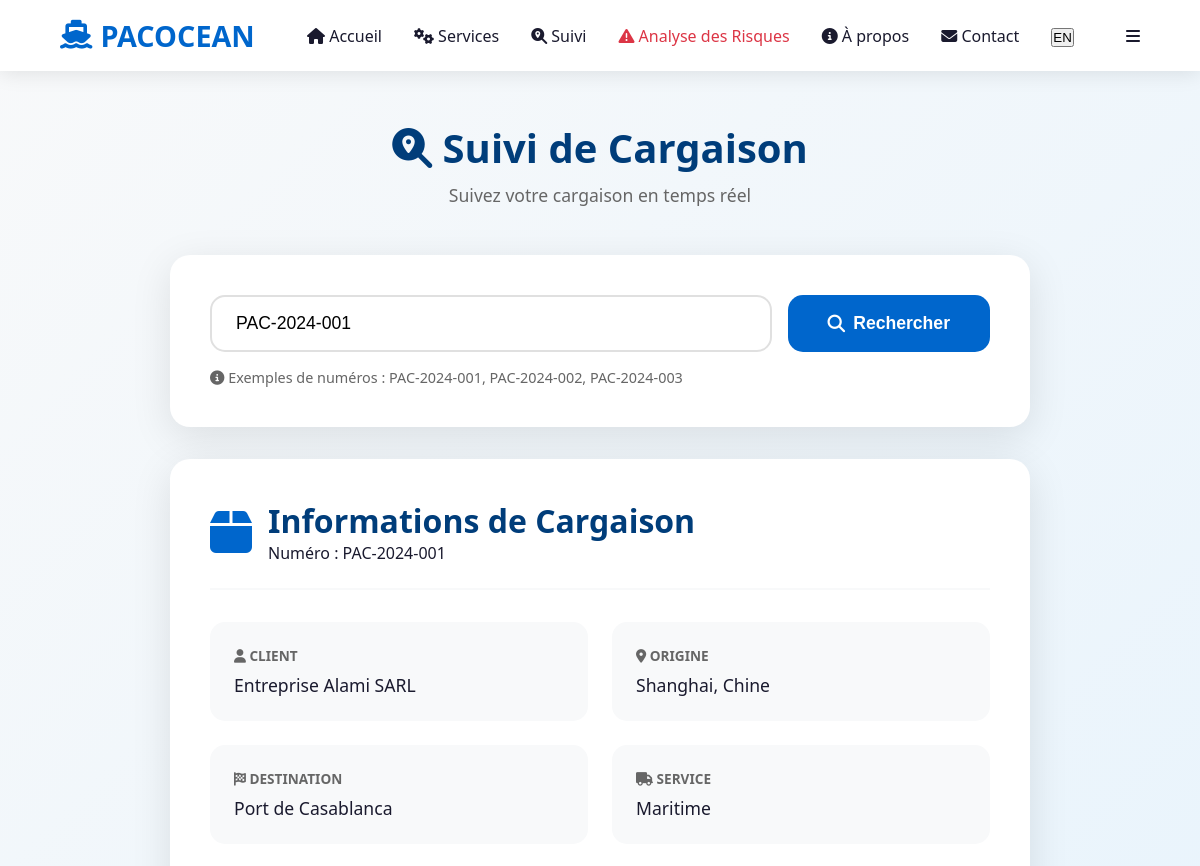
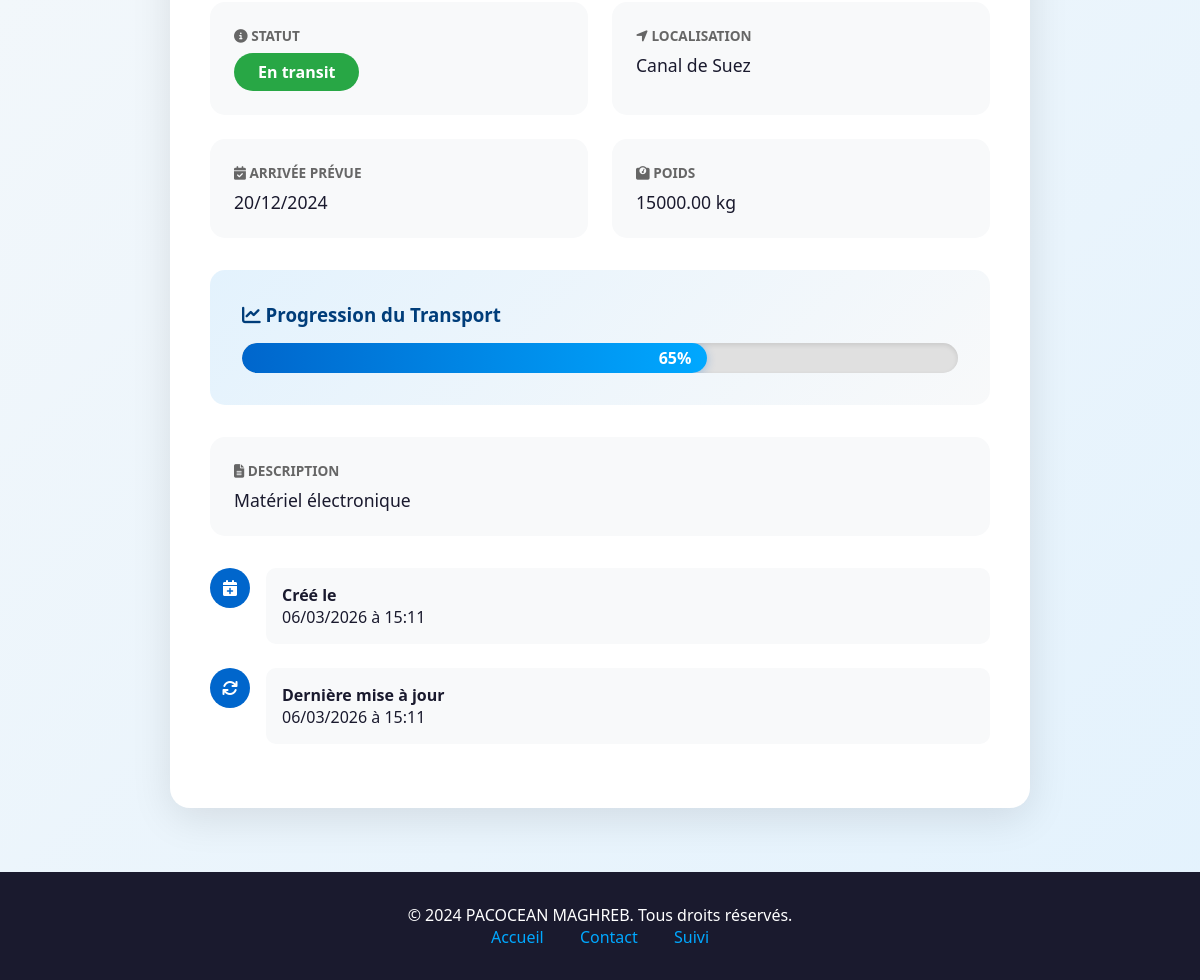
The app's page /tracking.php?numero=PAC-2024-001 with its own data (2 pictures, top to bottom).
### tables this page shows
CREATE TABLE tracking (
    id INT AUTO_INCREMENT PRIMARY KEY,
    numero_suivi VARCHAR(50) NOT NULL,
    nom_client VARCHAR(100) NOT NULL,
    email_client VARCHAR(100) NOT NULL,
    origine VARCHAR(100) NOT NULL,
    destination VARCHAR(100) NOT NULL,
    type_service VARCHAR(50) NOT NULL,
    statut VARCHAR(50) NOT NULL,
    localisation_actuelle VARCHAR(100) NOT NULL,
    date_eta DATE,
    progression INT DEFAULT 0,
    description TEXT,
    poids DECIMAL(10,2),
    valeur DECIMAL(15,2),
    date_creation TIMESTAMP DEFAULT CURRENT_TIMESTAMP,
    date_modification TIMESTAMP DEFAULT CURRENT_TIMESTAMP ON UPDATE CURRENT_TIMESTAMP
);

### tracking.php (the view, shortened to what this page needs)
<?php
$serveur = "localhost";
$utilisateur = "root";
$motdepasse = "";
$basededonnees = "pacocean_db";
$connexion = mysqli_connect($serveur, $utilisateur, $motdepasse, $basededonnees);
$resultat = null;
if (isset($_GET['numero']) && !empty($_GET['numero'])) {
    $numero_suivi = mysqli_real_escape_string($connexion, $_GET['numero']);
    $sql = "SELECT * FROM tracking WHERE numero_suivi = '$numero_suivi'";
    $query = mysqli_query($connexion, $sql);
    if (mysqli_num_rows($query) > 0) {
        $resultat = mysqli_fetch_assoc($query);
    } else {
        $erreur = "Numéro de suivi non trouvé !";
    }
}
?>
<!DOCTYPE html>
<html lang="fr">
<head>
    <link rel="stylesheet" href="https://cdnjs.cloudflare.com/ajax/libs/font-awesome/6.4.0/css/all.min.css">
</head>
<body>
    <nav id="navbar">
    <div class="logo">
        <i class="fas fa-ship"></i>
        <span>PACOCEAN</span>
    </div>
    <ul class="nav-links" id="navLinks">
        <li><a href="#home" data-fr="Accueil" data-en="Home"><i class="fas fa-home"></i> Accueil</a></li>
        <li><a href="#services" data-fr="Services" data-en="Services"><i class="fas fa-cogs"></i> Services</a></li>
        <li><a href="tracking.php" data-fr="Suivi" data-en="Tracking"><i class="fas fa-search-location"></i> Suivi</a></li>
        <li><a href="risk_analysis.php" data-fr="Analyse des Risques" data-en="Risk Analysis" style="color: #dc3545;"><i class="fas fa-exclamation-triangle"></i> Analyse des Risques</a></li>
        <li><a href="#about" data-fr="À propos" data-en="About"><i class="fas fa-info-circle"></i> À propos</a></li>
        <li><a href="contact.php" data-fr="Contact" data-en="Contact"><i class="fas fa-envelope"></i> Contact</a></li>
        <li><button class="lang-switch" onclick="toggleLanguage()">EN</button></li>
    </ul>
    <div class="mobile-menu" onclick="toggleMenu()">
        <i class="fas fa-bars"></i>
    </div>
</nav>
    <div class="container">
        <div class="page-header">
            <h1><i class="fas fa-search-location"></i> Suivi de Cargaison</h1>
            <p>Suivez votre cargaison en temps réel</p>
        </div>
        <div class="search-card">
            <form method="GET" class="search-form">
                <input
                    type="text"
                    name="numero"
                    placeholder="Entrez votre numéro de suivi (ex: PAC-2024-001)"
                    value="<?php echo isset($_GET['numero']) ? htmlspecialchars($_GET['numero']) : ''; ?>"
                    required
                >
                <button type="submit">
                    <i class="fas fa-search"></i>
                    <span>Rechercher</span>
                </button>
            </form>
            <div class="examples">
                <i class="fas fa-info-circle"></i>
                Exemples de numéros : PAC-2024-001, PAC-2024-002, PAC-2024-003
            </div>
        </div>
        <?php if ($resultat): ?>
            <div class="result-card">
                <div class="result-header">
                    <i class="fas fa-box"></i>
                    <div>
                        <h2>Informations de Cargaison</h2>
                        <p>Numéro : <?php echo htmlspecialchars($resultat['numero_suivi']); ?></p>
                    </div>
                </div>
                <div class="info-grid">
                    <div class="info-item">
                        <label><i class="fas fa-user"></i> Client</label>
                        <div class="value"><?php echo htmlspecialchars($resultat['nom_client']); ?></div>
                    </div>
                    <div class="info-item">
                        <label><i class="fas fa-map-marker-alt"></i> Origine</label>
                        <div class="value"><?php echo htmlspecialchars($resultat['origine']); ?></div>
                    </div>
                    <div class="info-item">
                        <label><i class="fas fa-flag-checkered"></i> Destination</label>
                        <div class="value"><?php echo htmlspecialchars($resultat['destination']); ?></div>
                    </div>
                    <div class="info-item">
                        <label><i class="fas fa-truck"></i> Service</label>
                        <div class="value"><?php echo htmlspecialchars($resultat['type_service']); ?></div>
                    </div>
                    <div class="info-item">
                        <label><i class="fas fa-info-circle"></i> Statut</label>
                        <div class="value">
                            <span class="status-badge"><?php echo htmlspecialchars($resultat['statut']); ?></span>
                        </div>
                    </div>
                    <div class="info-item">
                        <label><i class="fas fa-location-arrow"></i> Localisation</label>
                        <div class="value"><?php echo htmlspecialchars($resultat['localisation_actuelle']); ?></div>
                    </div>
                    <?php if ($resultat['date_eta']): ?>
                    <div class="info-item">
                        <label><i class="fas fa-calendar-check"></i> Arrivée Prévue</label>
                        <div class="value"><?php echo date('d/m/Y', strtotime($resultat['date_eta'])); ?></div>
                    </div>
                    <?php endif; ?>
                    <?php if ($resultat['poids']): ?>
                    <div class="info-item">
                        <label><i class="fas fa-weight"></i> Poids</label>
                        <div class="value"><?php echo htmlspecialchars($resultat['poids']); ?> kg</div>
                    </div>
                    <?php endif; ?>
                </div>
                <div class="progress-section">
                    <h3><i class="fas fa-chart-line"></i> Progression du Transport</h3>
                    <div class="progress-bar">
                        <div class="progress-fill" style="width: <?php echo $resultat['progression']; ?>%">
                            <?php echo $resultat['progression']; ?>%
                        </div>
                    </div>
                </div>
                <?php if ($resultat['description']): ?>
                <div class="info-item" style="grid-column: 1 / -1;">
                    <label><i class="fas fa-file-alt"></i> Description</label>
                    <div class="value"><?php echo nl2br(htmlspecialchars($resultat['description'])); ?></div>
                </div>
                <?php endif; ?>
                <div class="timeline">
                    <div class="timeline-item">
                        <div class="timeline-icon"><i class="fas fa-calendar-plus"></i></div>
                        <div class="timeline-content">
                            <strong>Créé le</strong><br>
                            <?php echo date('d/m/Y à H:i', strtotime($resultat['date_creation'])); ?>
                        </div>
                    </div>
                    <div class="timeline-item">
                        <div class="timeline-icon"><i class="fas fa-sync"></i></div>
                        <div class="timeline-content">
                            <strong>Dernière mise à jour</strong><br>
                            <?php echo date('d/m/Y à H:i', strtotime($resultat['date_modification'])); ?>
                        </div>
                    </div>
                </div>
            </div>
        <?php endif; ?>
    </div>
    <footer>
        <p>&copy; 2024 PACOCEAN MAGHREB. Tous droits réservés.</p>
        <div>
            <a href="index.php">Accueil</a>
            <a href="contact.php">Contact</a>
            <a href="tracking.php">Suivi</a>
        </div>
    </footer>
</body>
</html>

### tracking.php (style rules this page uses)
* { margin: 0; padding: 0; box-sizing: border-box; }
:root { --primary: #0066cc; --secondary: #003d7a; --accent: #00a8ff; --dark: #1a1a2e; --light: #f8f9fa; --white: #ffffff; --success: #28a745; --danger: #dc3545; }
body { font-family: 'Segoe UI', Tahoma, Geneva, Verdana, sans-serif; background: linear-gradient(135deg, var(--light) 0%, #e3f2fd 100%); color: var(--dark); min-height: 100vh; }
nav { position: fixed; top: 0; width: 100%; background: rgba(255, 255, 255, 0.95); backdrop-filter: blur(10px); padding: 1rem 5%; display: flex; justify-content: space-between; align-items: center; z-index: 1000; box-shadow: 0 2px 20px rgba(0,0,0,0.1); }
.logo { font-size: 1.8rem; font-weight: bold; color: var(--primary); display: flex; align-items: center; gap: 0.5rem; text-decoration: none; }
.nav-links { display: flex; gap: 2rem; list-style: none; align-items: center; }
.nav-links a { text-decoration: none; color: var(--dark); font-weight: 500; transition: color 0.3s; }
.container { max-width: 900px; margin: 120px auto 60px; padding: 0 20px; }
.page-header { text-align: center; margin-bottom: 3rem; animation: fadeInDown 0.8s ease; }
.page-header h1 { font-size: 2.5rem; color: var(--secondary); margin-bottom: 0.5rem; }
.page-header p { font-size: 1.1rem; color: #666; }
.search-card { background: white; padding: 2.5rem; border-radius: 20px; box-shadow: 0 10px 40px rgba(0,0,0,0.1); margin-bottom: 2rem; animation: fadeInUp 0.8s ease; }
.search-form { display: flex; gap: 1rem; flex-wrap: wrap; }
.search-form input { flex: 1; min-width: 250px; padding: 1rem 1.5rem; border: 2px solid #e0e0e0; border-radius: 15px; font-size: 1.1rem; transition: all 0.3s; }
.search-form button { padding: 1rem 2.5rem; background: var(--primary); color: white; border: none; border-radius: 15px; font-size: 1.1rem; font-weight: 600; cursor: pointer; transition: all 0.3s; display: flex; align-items: center; gap: 0.5rem; }
.examples { margin-top: 1rem; font-size: 0.9rem; color: #666; }
.result-card { background: white; padding: 2.5rem; border-radius: 20px; box-shadow: 0 10px 40px rgba(0,0,0,0.1); animation: fadeInUp 0.8s ease; }
.result-header { display: flex; align-items: center; gap: 1rem; margin-bottom: 2rem; padding-bottom: 1.5rem; border-bottom: 2px solid var(--light); }
.result-header i { font-size: 3rem; color: var(--primary); }
.result-header h2 { font-size: 2rem; color: var(--secondary); }
.info-grid { display: grid; grid-template-columns: repeat(auto-fit, minmax(250px, 1fr)); gap: 1.5rem; margin-bottom: 2rem; }
.info-item { background: var(--light); padding: 1.5rem; border-radius: 15px; transition: all 0.3s; }
.info-item label { display: block; font-size: 0.85rem; color: #666; margin-bottom: 0.5rem; text-transform: uppercase; font-weight: 600; }
.info-item .value { font-size: 1.1rem; color: var(--dark); font-weight: 500; }
.status-badge { display: inline-block; padding: 0.5rem 1.5rem; background: var(--success); color: white; border-radius: 20px; font-weight: 600; font-size: 1rem; }
.progress-section { margin: 2rem 0; padding: 2rem; background: linear-gradient(135deg, #e3f2fd 0%, var(--light) 100%); border-radius: 15px; }
.progress-section h3 { margin-bottom: 1rem; color: var(--secondary); }
.progress-bar { background: #e0e0e0; height: 30px; border-radius: 15px; overflow: hidden; position: relative; box-shadow: inset 0 2px 5px rgba(0,0,0,0.1); }
.progress-fill { height: 100%; background: linear-gradient(90deg, var(--primary), var(--accent)); border-radius: 15px; display: flex; align-items: center; justify-content: flex-end; padding-right: 1rem; color: white; font-weight: 600; transition: width 1s ease; box-shadow: 0 2px 10px rgba(0, 102, 204, 0.3); }
.timeline { margin-top: 2rem; }
.timeline-item { display: flex; gap: 1rem; margin-bottom: 1.5rem; }
.timeline-icon { width: 40px; height: 40px; background: var(--primary); border-radius: 50%; display: flex; align-items: center; justify-content: center; color: white; flex-shrink: 0; }
.timeline-content { flex: 1; padding: 1rem; background: var(--light); border-radius: 10px; }
footer { background: var(--dark); color: white; padding: 2rem 5%; text-align: center; margin-top: 4rem; }
footer a { color: var(--accent); text-decoration: none; margin: 0 1rem; }

### records on screen
tracking: numero_suivi "PAC-2024-001", nom_client "Entreprise Alami SARL", origine "Shanghai, Chine", destination "Port de Casablanca", type_service "Maritime", statut "En transit", localisation_actuelle "Canal de Suez", date_eta "20/12/2024", poids "15000.00", progression "65", description "Matériel électronique", date_creation "06/03/2026 à 15:11", date_modification "06/03/2026 à 15:11"
